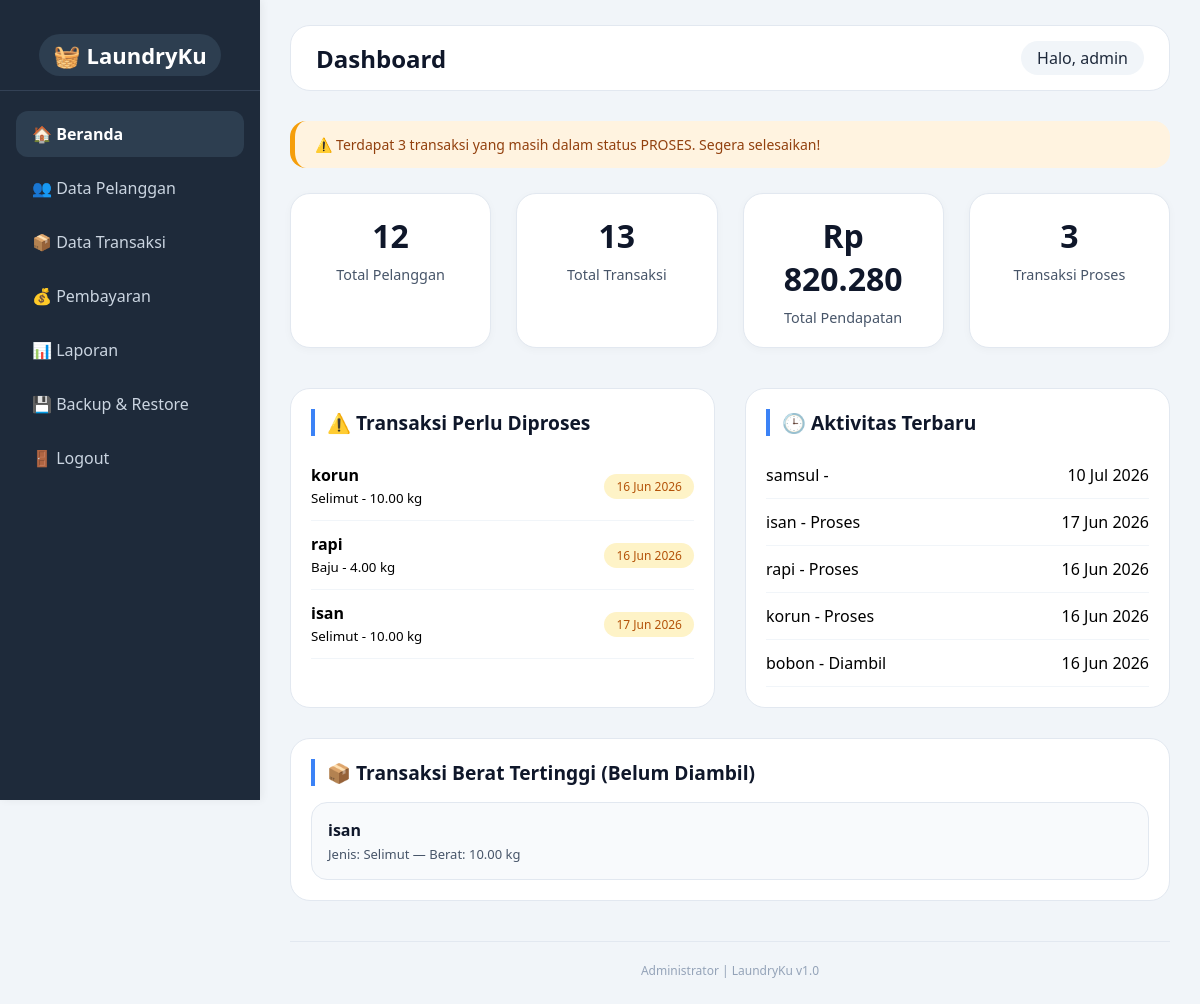
Page /public/dashboard.php (signed in) on the committed database.
### tables this page shows
CREATE TABLE `transaksi` (
  `id_transaksi` int(11) NOT NULL AUTO_INCREMENT,
  `id_pelanggan` int(11) NOT NULL,
  `jenis` varchar(50) NOT NULL DEFAULT 'Baju',
  `tanggal_masuk` date NOT NULL,
  `tanggal_selesai` date DEFAULT NULL,
  `berat_kg` decimal(5,2) NOT NULL,
  `harga_perkg` decimal(10,2) NOT NULL,
  `total_harga` decimal(10,2) GENERATED ALWAYS AS (`berat_kg` * `harga_perkg`) STORED,
  `status` enum('proses','selesai','diambil') DEFAULT 'proses',
  PRIMARY KEY (`id_transaksi`),
  KEY `id_pelanggan` (`id_pelanggan`),
  CONSTRAINT `transaksi_ibfk_1` FOREIGN KEY (`id_pelanggan`) REFERENCES `pelanggan` (`id_pelanggan`)
);

CREATE TABLE `pelanggan` (
  `id_pelanggan` int(11) NOT NULL AUTO_INCREMENT,
  `nama_pelanggan` varchar(100) NOT NULL,
  `alamat` varchar(255) DEFAULT NULL,
  `no_hp` varchar(15) DEFAULT NULL,
  PRIMARY KEY (`id_pelanggan`)
);

### public/dashboard.php (the view, shortened to what this page needs)
<?php
require_once '../config/database.php';
$totalPelanggan = $conn->query("SELECT COUNT(*) as total FROM pelanggan")->fetch_assoc()['total'] ?? 0;
$totalTransaksi = $conn->query("SELECT COUNT(*) as total FROM transaksi")->fetch_assoc()['total'] ?? 0;
$totalPendapatan = $conn->query("SELECT SUM(total_harga) as total FROM transaksi")->fetch_assoc()['total'] ?? 0;
$transaksiProses = $conn->query("SELECT COUNT(*) as total FROM transaksi WHERE status='proses'")->fetch_assoc()['total'] ?? 0;
$kritis = $conn->query("SELECT t.id_transaksi, p.nama_pelanggan, t.tanggal_masuk, t.berat_kg, t.jenis
                        FROM transaksi t JOIN pelanggan p ON t.id_pelanggan = p.id_pelanggan
                        WHERE t.status = 'proses' ORDER BY t.tanggal_masuk ASC LIMIT 5");
$jumlahKritis = $kritis->num_rows;
$aktivitas = $conn->query("SELECT t.id_transaksi, p.nama_pelanggan, t.tanggal_masuk, t.status
                           FROM transaksi t JOIN pelanggan p ON t.id_pelanggan = p.id_pelanggan
                           ORDER BY t.tanggal_masuk DESC LIMIT 5");
$topBerat = $conn->query("SELECT p.nama_pelanggan, t.berat_kg, t.jenis
                          FROM transaksi t JOIN pelanggan p ON t.id_pelanggan = p.id_pelanggan
                          WHERE t.status != 'diambil' ORDER BY t.berat_kg DESC LIMIT 1");
$topItem = $topBerat->fetch_assoc();
?>
<!DOCTYPE html>
<html lang="id">
<head>
</head>
<body>
    <div class="sidebar">
        <div class="logo"><span>🧺 LaundryKu</span></div>
        <ul>
            <li class="active"><a href="dashboard.php">🏠 Beranda</a></li>
            <li><a href="pelanggan.php">👥 Data Pelanggan</a></li>
            <li><a href="transaksi.php">📦 Data Transaksi</a></li>
            <li><a href="pembayaran.php">💰 Pembayaran</a></li>
            <li><a href="laporan.php">📊 Laporan</a></li>
            <li><a href="backup.php">💾 Backup & Restore</a></li>
            <li><a href="logout.php">🚪 Logout</a></li>
        </ul>
    </div>
    <div class="main-content">
        <div class="top-bar">
            <h2>Dashboard</h2>
            <div class="user-info">Halo, <?= htmlspecialchars($_SESSION['username']) ?></div>
        </div>
        <?php if ($jumlahKritis > 0): ?>
            <div class="alert">⚠️ Terdapat <?= $jumlahKritis ?> transaksi yang masih dalam status PROSES. Segera selesaikan!</div>
        <?php endif; ?>
        <div class="stats-grid">
            <div class="stat-card">
                <h3><?= $totalPelanggan ?></h3>
                <p>Total Pelanggan</p>
            </div>
            <div class="stat-card">
                <h3><?= $totalTransaksi ?></h3>
                <p>Total Transaksi</p>
            </div>
            <div class="stat-card">
                <h3>Rp <?= number_format($totalPendapatan, 0, ',', '.') ?></h3>
                <p>Total Pendapatan</p>
            </div>
            <div class="stat-card">
                <h3><?= $transaksiProses ?></h3>
                <p>Transaksi Proses</p>
            </div>
        </div>
        <div class="two-columns">
            <div class="panel">
                <h3>⚠️ Transaksi Perlu Diproses</h3>
                <?php if ($kritis && $kritis->num_rows > 0): ?>
                    <ul><?php while ($row = $kritis->fetch_assoc()): ?><li><span><strong><?= htmlspecialchars($row['nama_pelanggan']) ?></strong><br><small><?= $row['jenis'] ?> - <?= $row['berat_kg'] ?> kg</small></span><span class="badge-warning"><?= date('d M Y', strtotime($row['tanggal_masuk'])) ?></span></li><?php endwhile; ?></ul>
                <?php else: ?><p>Tidak ada transaksi dalam proses.</p><?php endif; ?>
            </div>
            <div class="panel">
                <h3>🕒 Aktivitas Terbaru</h3>
                <?php if ($aktivitas && $aktivitas->num_rows > 0): ?>
                    <ul><?php while ($row = $aktivitas->fetch_assoc()): ?><li><span><?= htmlspecialchars($row['nama_pelanggan']) ?> - <?= ucfirst($row['status']) ?></span><span><?= date('d M Y', strtotime($row['tanggal_masuk'])) ?></span></li><?php endwhile; ?></ul>
                <?php else: ?><p>Belum ada aktivitas transaksi.</p><?php endif; ?>
            </div>
        </div>
        <div class="panel">
            <h3>📦 Transaksi Berat Tertinggi (Belum Diambil)</h3>
            <?php if ($topItem): ?>
                <div class="item-detail">
                    <div class="item-name"><?= htmlspecialchars($topItem['nama_pelanggan']) ?></div>
                    <div class="item-desc">Jenis: <?= $topItem['jenis'] ?> — Berat: <?= $topItem['berat_kg'] ?> kg</div>
                </div>
            <?php else: ?><div class="item-detail">Tidak ada data.</div><?php endif; ?>
        </div>
        <div class="footer">Administrator | LaundryKu v1.0</div>
    </div>
</body>
</html>

### public/dashboard.php (style rules this page uses)
* { margin: 0; padding: 0; box-sizing: border-box; font-family: 'Segoe UI', Tahoma, Geneva, Verdana, sans-serif; }
body { background: #f1f5f9; display: flex; }
.sidebar { width: 260px; background: #1e2a3a; color: #e2e8f0; height: 100vh; position: fixed; padding: 20px 0; box-shadow: 2px 0 8px rgba(0, 0, 0, 0.06); }
.sidebar .logo { text-align: center; padding: 20px; font-size: 22px; font-weight: 600; border-bottom: 1px solid #334155; margin-bottom: 20px; }
.sidebar .logo span { background: #2d3e50; padding: 6px 14px; border-radius: 30px; color: white; }
.sidebar ul { list-style: none; padding: 0 16px; }
.sidebar ul li { margin: 8px 0; border-radius: 12px; }
.sidebar ul li a { display: block; padding: 12px 16px; color: #cbd5e1; text-decoration: none; border-radius: 12px; transition: 0.2s; font-weight: 500; }
.sidebar ul li.active { background: #2d3e50; }
.sidebar ul li.active a { color: white; font-weight: 600; }
.main-content { margin-left: 260px; padding: 25px 30px; width: calc(100% - 260px); min-height: 100vh; }
.top-bar { background: white; padding: 15px 25px; border-radius: 20px; display: flex; justify-content: space-between; align-items: center; margin-bottom: 30px; border: 1px solid #e2e8f0; }
.top-bar h2 { color: #0f172a; font-weight: 600; }
.user-info { background: #f1f5f9; padding: 6px 16px; border-radius: 40px; color: #1e293b; }
.alert { background: #fff3e0; border-left: 5px solid #f59e0b; padding: 14px 20px; border-radius: 16px; margin-bottom: 25px; font-size: 14px; color: #92400e; }
.stats-grid { display: grid; grid-template-columns: repeat(4, 1fr); gap: 25px; margin-bottom: 40px; }
.stat-card { background: white; padding: 20px; border-radius: 20px; text-align: center; box-shadow: 0 2px 8px rgba(0, 0, 0, 0.03); border: 1px solid #e2e8f0; }
.stat-card h3 { font-size: 2rem; color: #0f172a; margin-bottom: 8px; }
.stat-card p { color: #475569; font-size: 0.9rem; }
.two-columns { display: grid; grid-template-columns: 1fr 1fr; gap: 30px; margin-bottom: 30px; }
.panel { background: white; border-radius: 20px; padding: 20px; border: 1px solid #e2e8f0; }
.panel h3 { font-size: 1.2rem; margin-bottom: 16px; border-left: 4px solid #3b82f6; padding-left: 12px; color: #0f172a; }
.panel ul { list-style: none; }
.panel li { padding: 12px 0; border-bottom: 1px solid #f1f5f9; display: flex; justify-content: space-between; align-items: center; }
.badge-warning { background: #fef3c7; color: #b45309; padding: 4px 12px; border-radius: 40px; font-size: 12px; }
.item-detail { background: #f8fafc; padding: 16px; border-radius: 16px; margin-top: 10px; border: 1px solid #e2e8f0; }
.item-name { font-weight: bold; color: #0f172a; }
.item-desc { font-size: 13px; color: #475569; margin-top: 4px; }
.footer { text-align: center; margin-top: 40px; font-size: 12px; color: #94a3b8; border-top: 1px solid #e2e8f0; padding-top: 20px; }

### rows in the picture
transaksi: id_pelanggan.nama_pelanggan "korun", jenis "Selimut", berat_kg "10.00", tanggal_masuk "16 Jun 2026", status "Proses"
transaksi: id_pelanggan.nama_pelanggan "rapi", jenis "Baju", berat_kg "4.00", tanggal_masuk "16 Jun 2026", status "Proses"
transaksi: id_pelanggan.nama_pelanggan "isan", jenis "Selimut", berat_kg "10.00", tanggal_masuk "17 Jun 2026", status "Proses"
transaksi: id_pelanggan.nama_pelanggan "samsul", tanggal_masuk "10 Jul 2026"
transaksi: id_pelanggan.nama_pelanggan "bobon", status "Diambil", tanggal_masuk "16 Jun 2026"

### other values in the picture
$_SESSION['username'] "admin"
$jumlahKritis "3"
$totalPelanggan "12"
$totalTransaksi "13"
$totalPendapatan "820.280"
$transaksiProses "3"
